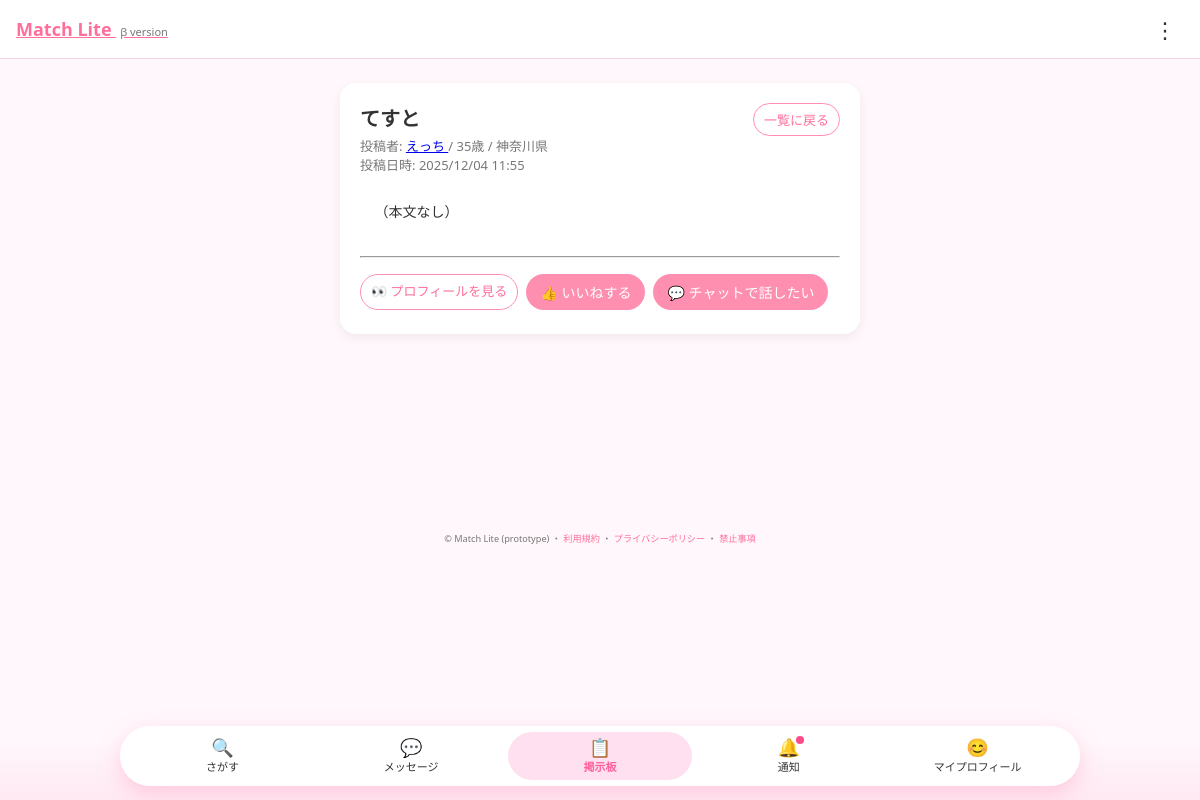
Page /profile/board/3/ (signed in) on the committed database.
### matching/models.py (models this page shows, shortened)
class BoardPost(models.Model):
    author = models.ForeignKey(
        "UserProfile",
        on_delete=models.CASCADE,
        related_name="board_posts",
    )
    title = models.CharField("タイトル", max_length=100)
    body = models.TextField("本文", blank=True)
    image = models.ImageField(
        "画像",
        upload_to="board_images/",
        blank=True,
        null=True,
    )
    is_call_invite = models.BooleanField(
        "通話相手を募集する",
        default=False,
    )
    created_at = models.DateTimeField(auto_now_add=True)
    class Meta:
        ordering = ["-created_at"]

class UserProfile(models.Model):
    GENDER_CHOICES = [
        ("M", "男性"),
        ("F", "女性"),
        ("O", "その他"),
    ]
    PREF_CHOICES = [
        ("北海道", "北海道"),
        ("青森県", "青森県"),
        ("岩手県", "岩手県"),
        ("宮城県", "宮城県"),
        ("秋田県", "秋田県"),
        ("山形県", "山形県"),
        ("福島県", "福島県"),
        ("茨城県", "茨城県"),
        ("栃木県", "栃木県"),
        ("群馬県", "群馬県"),
        ("埼玉県", "埼玉県"),
        ("千葉県", "千葉県"),
        ("東京都", "東京都"),
        ("神奈川県", "神奈川県"),
        ("新潟県", "新潟県"),
        ("富山県", "富山県"),
        ("石川県", "石川県"),
        ("福井県", "福井県"),
        ("山梨県", "山梨県"),
        ("長野県", "長野県"),
        ("岐阜県", "岐阜県"),
        ("静岡県", "静岡県"),
        ("愛知県", "愛知県"),
        ("三重県", "三重県"),
        ("滋賀県", "滋賀県"),
        ("京都府", "京都府"),
        ("大阪府", "大阪府"),
        ("兵庫県", "兵庫県"),
        ("奈良県", "奈良県"),
        ("和歌山県", "和歌山県"),
        ("鳥取県", "鳥取県"),
        ("島根県", "島根県"),
        ("岡山県", "岡山県"),
        ("広島県", "広島県"),
        ("山口県", "山口県"),
        ("徳島県", "徳島県"),
        ("香川県", "香川県"),
        ("愛媛県", "愛媛県"),
        ("高知県", "高知県"),
        ("福岡県", "福岡県"),
        ("佐賀県", "佐賀県"),
        ("長崎県", "長崎県"),
        ("熊本県", "熊本県"),
        ("大分県", "大分県"),
        ("宮崎県", "宮崎県"),
        ("鹿児島県", "鹿児島県"),
        ("沖縄県", "沖縄県"),
    ]
    PURPOSE_CHOICES = [
        ("friend", "友達作り"),
        ("love", "恋人探し"),
        ("both", "友達も恋人も両方"),
        ("hobby", "趣味友達"),
        ("talk", "暇つぶし・話し相手"),
    ]
    user = models.OneToOneField(
        settings.AUTH_USER_MODEL,
        on_delete=models.CASCADE,
        related_name="profile",
        null=True,
        blank=True,
    )
    nickname = models.CharField(max_length=50)
    age_range = models.CharField(max_length=20, blank=True)
    area = models.CharField(max_length=50, blank=True)
    purpose = models.CharField(
        "利用目的",
        max_length=20,
        choices=PURPOSE_CHOICES,
        blank=True,
    )
    job = models.CharField(max_length=50, blank=True)        # 職業
    income = models.IntegerField(blank=True, null=True)      # 年収（数字で保存）
    prefecture = models.CharField(
        max_length=10,
        choices=PREF_CHOICES,
        blank=True,
        verbose_name="居住地",
    )
    gender = models.CharField(
        max_length=1,
        choices=GENDER_CHOICES,
        blank=True,
        null=True,
        verbose_name="性別",
    )
    bio = models.TextField(blank=True)  # ひとこと自己紹介
    avatar = models.ImageField(
        upload_to="avatars/",
        blank=True,
        null=True,
    )
    last_checked_messages = models.DateTimeField(null=True, blank=True)
    last_checked_likes = models.DateTimeField(null=True, blank=True)
    last_checked_matches = models.DateTimeField(null=True, blank=True)

### matching/views.py (the view)
# urls.py: path("board/<int:pk>/", views.board_detail, name="board_detail"),
@login_required
def board_detail(request, pk):
    me = get_current_profile(request)
    post = get_object_or_404(BoardPost, pk=pk)
    return render(
        request,
        "matching/board_detail.html",
        {
            "me": me,
            "post": post,
            "current_tab": "board",
        },
    )

### matching/views.py (called while the page is built)
def get_current_profile(request):
    if not request.user.is_authenticated:
        return None
    profile, created = UserProfile.objects.get_or_create(
        user=request.user,
        defaults={
            "nickname": request.user.username,
        },
    )
    return profile

### templates/matching/board_detail.html (shortened to what this page needs)
{% extends "matching/base.html" %}
{% block content %}
<div class="card" style="max-width:520px; margin:24px auto;">
  <div style="display:flex; justify-content:space-between; align-items:center; gap:8px;">
    <h2 class="page-title" style="margin-bottom:4px;">
      {{ post.title }}
    </h2>
    <a href="{% url 'board_list' %}" class="btn-ghost btn-sm">一覧に戻る</a>
  </div>
  <div style="font-size:13px; color:#777; margin-bottom:8px;">
    投稿者:
    <a href="{% url 'profile_detail' post.author.pk %}">
      {{ post.author.nickname }}
    </a>
    {% if post.author.age_range %} / {{ post.author.age_range }}歳{% endif %}
    {% if post.author.prefecture %} / {{ post.author.prefecture }}{% endif %}
    <br>
    投稿日時: {{ post.created_at|date:"Y/m/d H:i" }}
  </div>
  <div style="font-size:14px; white-space:pre-wrap; margin-top:8px;">
    {{ post.body|default:"（本文なし）" }}
  </div>
  <hr style="margin:16px 0;">
  <div style="display:flex; flex-wrap:wrap; gap:8px;">
    <a href="{% url 'profile_detail' post.author.pk %}" class="btn-ghost">
      👀 プロフィールを見る
    </a>
    <a href="{% url 'send_like' post.author.pk %}" class="btn-primary">
      👍 いいねする
    </a>
    <a href="{% url 'start_chat' post.author.pk %}" class="btn-primary">
      💬 チャットで話したい
    </a>
  </div>
</div>
{% endblock %}

### rows in the picture
BoardPost: title "てすと", author.nickname "えっち", author.age_range "35", author.prefecture "神奈川県", created_at "2025/12/04 11:55", body "（本文なし）"
